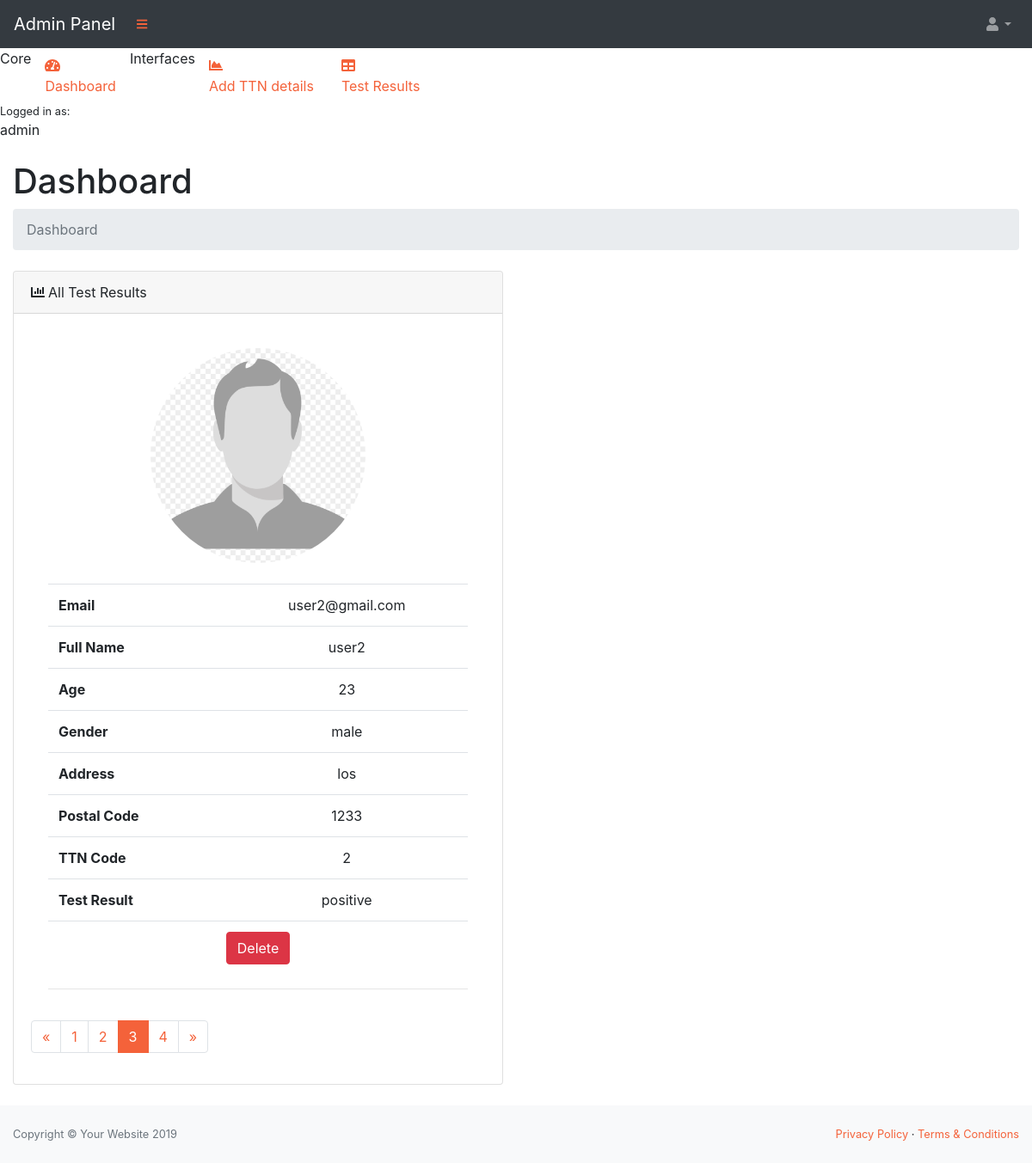
The app's page /test_results/?page=3 (signed in) with its own data.
### app/models.py (models this page shows)
class TestResults(models.Model):
    email = models.EmailField(max_length=150, null=False)
    full_name = models.CharField(max_length=150, null=False)
    age = models.IntegerField(null=False)
    gender = models.CharField(max_length=150, null=False)
    address = models.TextField()
    postcode = models.CharField(max_length=150, null=False)
    ttn_code = models.OneToOneField(TTN, related_name="test_ttn", on_delete=models.CASCADE)
    test_result = models.CharField(max_length=150, null=False)

class TTN(models.Model):
    ttn_no = models.CharField(max_length=150, null=False, unique=True)

### app/views.py (the view)
# urls.py: url(r'^test_results/', views.test_results, name="test_results"),
def test_results(request):
    if 'admin_logged' in request.session:
        test_resultss = TestResults.objects.all().order_by('-id')
        page = request.GET.get('page', 1)
        paginator = Paginator(test_resultss, 1)
        try:
            test_resultss = paginator.page(page)
        except PageNotAnInteger:
            test_resultss = paginator.page(1)
        except EmptyPage:
            test_resultss = paginator.page(paginator.num_pages)
        return render(request, 'adminPanel/test_results.html', {'test_results':test_resultss})
    else:
        return redirect('admin_login')

### app/templates/adminPanel/test_results.html (shortened to what this page needs)
{% include './includes/sidebar.html' %}
{% load static %}
<div id="layoutSidenav_content">
    <main>
        <div class="container-fluid">
            <h1 class="mt-4">Dashboard</h1>
            <ol class="breadcrumb mb-4">
                <li class="breadcrumb-item active">Dashboard</li>
            </ol>
            <div class="row">
                <div class="col-xl-6">
                    <div class="card mb-4">
                        <div class="card-header"><i class="fas fa-chart-bar mr-1"></i>All Test Results</div>
                        <div class="card-body">
                            {% for test_result in test_results %}
                                <div class="card-body">
                                    <div class="d-flex justify-content-center">
                                        <img src="{% static 'img/user-img.png' %}" style="border-radius:50%; height:250px; width:250px;" />
                                    </div>
                                    <br>
                                    <table class="table" border="0">
                                        <tbody>
                                        <tr>
                                            <td><strong>Email</strong></td>
                                            <td align="center">{{test_result.email}}</td>
                                        </tr>
                                        <tr>
                                            <td><strong>Full Name</strong></td>
                                            <td align="center">{{test_result.full_name}}</td>
                                        </tr>
                                        <tr>
                                            <td><strong>Age</strong></td>
                                            <td align="center">{{test_result.age}}</td>
                                        </tr>
                                        <tr>
                                            <td><strong>Gender</strong></td>
                                            <td align="center">{{test_result.gender}}</td>
                                        </tr>
                                        <tr>
                                            <td><strong>Address</strong></td>
                                            <td align="center">{{test_result.address}}</td>
                                        </tr>
                                        <tr>
                                            <td><strong>Postal Code</strong></td>
                                            <td align="center">{{test_result.postcode}}</td>
                                        </tr>
                                        <tr>
                                            <td><strong>TTN Code</strong></td>
                                            <td align="center">{{test_result.ttn_code.ttn_no}}</td>
                                        </tr>
                                        <tr>
                                            <td><strong>Test Result</strong></td>
                                            <td align="center">{{test_result.test_result}}</td>
                                        </tr>
                                        <tr>
                                            <td colspan="2" align="center"><a class="btn btn-danger" href="{% url 'delete_test_result' id=test_result.id %}" style="color:white">Delete</a></td>
                                        </tr>
                                        </tbody>
                                    </table>
                                    <hr>
                                </div>
                            {% endfor %}
                            {% if test_results.has_other_pages %}
                            <ul class="pagination">
                                {% if test_results.has_previous %}
                                <li class = "page-item"><a class = "page-link" href="?page={{ test_results.previous_page_number }}">&laquo;</a></li>
                                {% else %}
                                <li class = "page-item" class="disabled"><span class = "page-link">&laquo;</span></li>
                                {% endif %}
                                {% for i in test_results.paginator.page_range %}
                                {% if test_results.number == i %}
                                <li  class="active page-item"><span class = "page-link">{{ i }} <span class="sr-only">(current)</span></span></li>
                                {% else %}
                                <li class = "page-item"><a class = "page-link" href="?page={{ i }}">{{ i }}</a></li>
                                {% endif %}
                                {% endfor %}
                                {% if test_results.has_next %}
                                <li class = "page-item"><a class = "page-link" href="?page={{ test_results.next_page_number }}">&raquo;</a></li>
                                {% else %}
                                <li class="disabled page-item"><span class = "page-link">&raquo;</span></li>
                                {% endif %}
                            </ul>
                            {% endif %}
                        </div>
                    </div>
                </div>
            </div>
        </div>
    </main>
    {% include './includes/footer.html' %}

### records on screen
TestResults: email "user2@gmail.com", full_name "user2", age "23", gender "male", address "los", postcode "1233", ttn_code.ttn_no "2", test_result "positive"

### other values on screen
{{ request.session.admin_name }} "admin"
{{ i }} "1" "2" "4"
{{ i }} "3"
